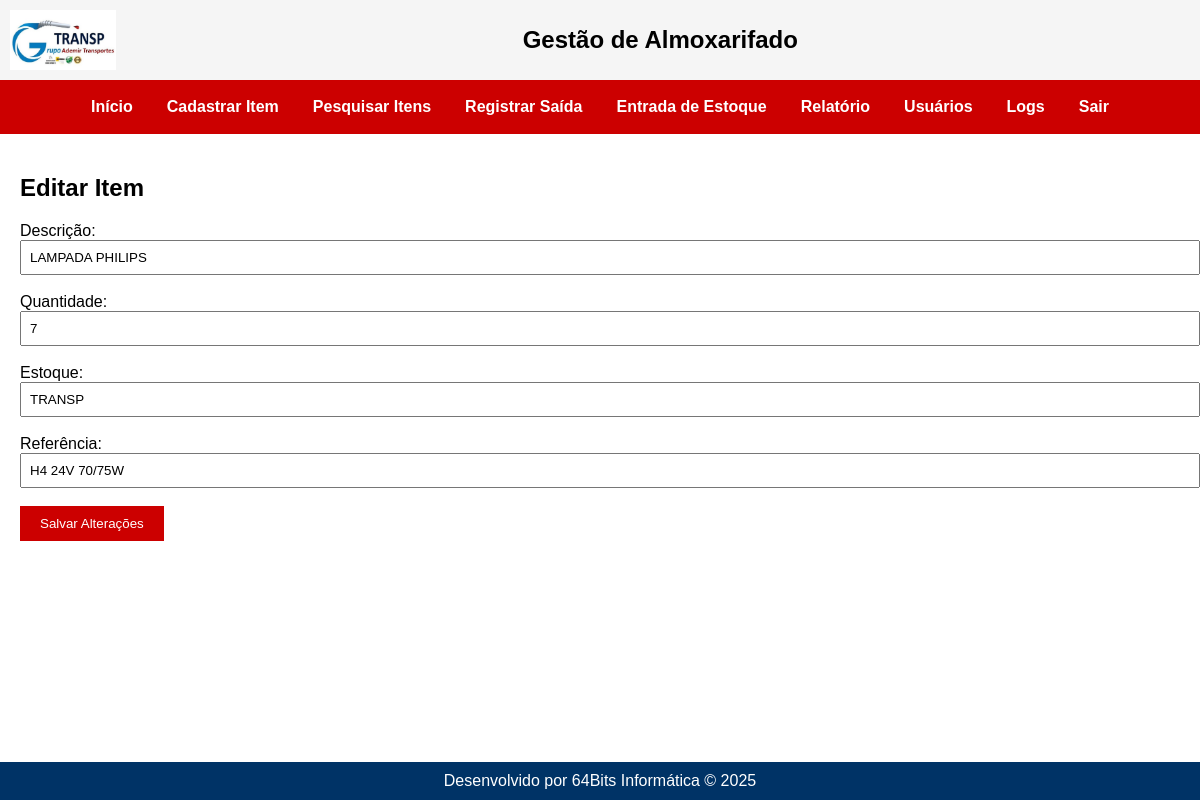
The page /itens/editar/6 (signed in) on the database its author committed.
### tables this page shows
CREATE TABLE itens (
        id INTEGER PRIMARY KEY,
        descricao TEXT NOT NULL,
        quantidade INTEGER,
        estoque TEXT
    , referencia TEXT, categoria TEXT, unidade TEXT, minimo INTEGER, observacoes TEXT);

### routes/itens.py (the view, shortened to what this page needs)
@itens_bp.route('/editar/<int:id>', methods=['GET', 'POST'])
def editar_item(id):
    tipo = session.get('tipo')
    conn = conectar_db()
    cursor = conn.cursor()
    cursor.execute("SELECT * FROM itens WHERE id = ?", (id,))
    item = cursor.fetchone()
    if not item:
        flash("Item não encontrado.", "erro")
        conn.close()
        return redirect('/itens/pesquisar')
    conn.close()
    return render_template("editar_item.html", item=item)

### app.py (called while the page is built)
@app.before_request
def proteger_rotas():
    print(f"DEBUG - Endpoint acessado: {request.endpoint}")
    rotas_livres = [
        'auth.login',
        'static',
        'usuarios.cadastro_usuario',
    ]
    if 'usuario' not in session and request.endpoint not in rotas_livres:
        flash("Sua sessão expirou. Faça login novamente.", "erro")
        return redirect('/')

### models.py (called while the page is built)
def conectar_db():
    conn = sqlite3.connect(DB_PATH)
    conn.row_factory = sqlite3.Row
    return conn

### templates/editar_item.html (shortened to what this page needs)
{% extends 'base.html' %}
{% block conteudo %}
<h2>Editar Item</h2>
<form method="POST">
  <label>Descrição:</label><br>
  <input type="text" name="descricao" value="{{ item.descricao }}" style="width: 100%; padding: 8px;"><br><br>
  <label>Quantidade:</label><br>
  <input type="number" name="quantidade" value="{{ item.quantidade }}" style="width: 100%; padding: 8px;"><br><br>
  <label>Estoque:</label><br>
  <input type="text" name="estoque" value="{{ item.estoque }}" style="width: 100%; padding: 8px;"><br><br>
  <label>Referência:</label><br>
  <input type="text" name="referencia" value="{{ item.referencia }}" style="width: 100%; padding: 8px;"><br><br>
  <button type="submit" style="background-color: #cc0000; color: white; padding: 10px 20px; border: none;">Salvar Alterações</button>
</form>
{% endblock %}

### static/style.css (style rules this page uses)
html, body { height: 100%; margin: 0; padding: 0; font-family: Arial, sans-serif; }
.pagina-base { background-color: #ffffff; display: flex; flex-direction: column; min-height: 100%; }

### rows shown on the page
itens: descricao "LAMPADA PHILIPS", quantidade "7", estoque "TRANSP", referencia "H4 24V 70/75W"

### other values the page prints
{{ ano if ano else "2025" }} "2025"
